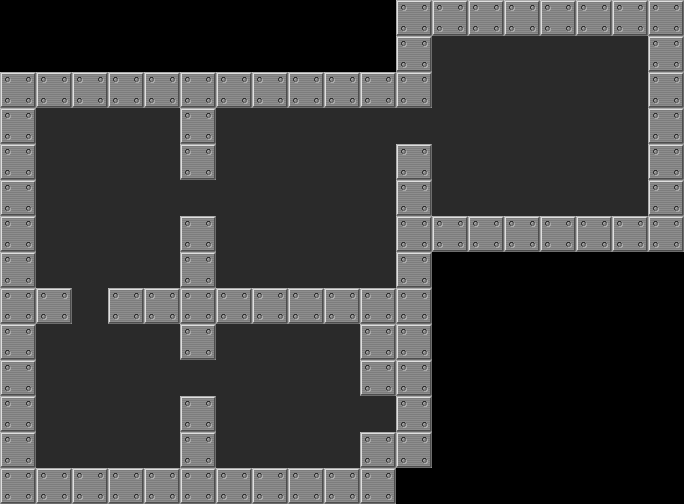

Below is a game level as drawn by its tile map, then a one-line description and the .tmx that defines it (tile-layer data replaced by summaries):
An orthogonal 19x14 tile map with 36x36 px tiles, 1 tile layer (Tile Layer 1) and 41 objects.

<map version="1.0" orientation="orthogonal" renderorder="right-down" width="19" height="14" tilewidth="36" tileheight="36" nextobjectid="42">
 <tileset firstgid="1" name="sokoban_tiles" tilewidth="36" tileheight="36" tilecount="6">
  <image source="../../sokoban_tiles.png" trans="ffffff" width="216" height="36" />
 </tileset>
 <layer name="Tile Layer 1" width="19" height="14">
  <data>[266 cells, 194 non-empty, 2 distinct tile ids]</data>
 </layer>
 <objectgroup name="Object Layer 1">
  <object id="1" gid="3" x="360" y="432" width="36" height="36" />
  <object id="2" gid="5" x="504" y="72" width="36" height="36" />
  <object id="3" gid="5" x="540" y="72" width="36" height="36" />
  <object id="4" gid="5" x="576" y="72" width="36" height="36" />
  <object id="5" gid="5" x="612" y="72" width="36" height="36" />
  <object id="6" gid="5" x="612" y="108" width="36" height="36" />
  <object id="7" gid="5" x="576" y="108" width="36" height="36" />
  <object id="8" gid="5" x="540" y="108" width="36" height="36" />
  <object id="9" gid="5" x="504" y="108" width="36" height="36" />
  <object id="10" gid="5" x="504" y="144" width="36" height="36" />
  <object id="11" gid="5" x="540" y="144" width="36" height="36" />
  <object id="12" gid="5" x="576" y="144" width="36" height="36" />
  <object id="13" gid="5" x="612" y="144" width="36" height="36" />
  <object id="14" gid="5" x="612" y="180" width="36" height="36" />
  <object id="15" gid="5" x="576" y="180" width="36" height="36" />
  <object id="16" gid="5" x="540" y="180" width="36" height="36" />
  <object id="17" gid="5" x="504" y="180" width="36" height="36" />
  <object id="18" gid="5" x="504" y="216" width="36" height="36" />
  <object id="19" gid="5" x="540" y="216" width="36" height="36" />
  <object id="20" gid="5" x="576" y="216" width="36" height="36" />
  <object id="21" gid="5" x="612" y="216" width="36" height="36" />
  <object id="22" gid="4" x="288" y="144" width="36" height="36" />
  <object id="23" gid="4" x="360" y="144" width="36" height="36" />
  <object id="24" gid="4" x="324" y="180" width="36" height="36" />
  <object id="25" gid="4" x="324" y="216" width="36" height="36" />
  <object id="26" gid="4" x="288" y="252" width="36" height="36" />
  <object id="27" gid="4" x="360" y="252" width="36" height="36" />
  <object id="28" gid="4" x="216" y="180" width="36" height="36" />
  <object id="29" gid="4" x="216" y="252" width="36" height="36" />
  <object id="30" gid="4" x="144" y="180" width="36" height="36" />
  <object id="31" gid="4" x="108" y="180" width="36" height="36" />
  <object id="32" gid="4" x="72" y="180" width="36" height="36" />
  <object id="33" gid="4" x="108" y="216" width="36" height="36" />
  <object id="34" gid="4" x="108" y="252" width="36" height="36" />
  <object id="35" gid="4" x="72" y="252" width="36" height="36" />
  <object id="36" gid="4" x="108" y="288" width="36" height="36" />
  <object id="37" gid="4" x="216" y="396" width="36" height="36" />
  <object id="38" gid="4" x="216" y="432" width="36" height="36" />
  <object id="39" gid="4" x="252" y="432" width="36" height="36" />
  <object id="40" gid="4" x="144" y="432" width="36" height="36" />
  <object id="41" gid="4" x="108" y="432" width="36" height="36" />
 </objectgroup>
</map>
